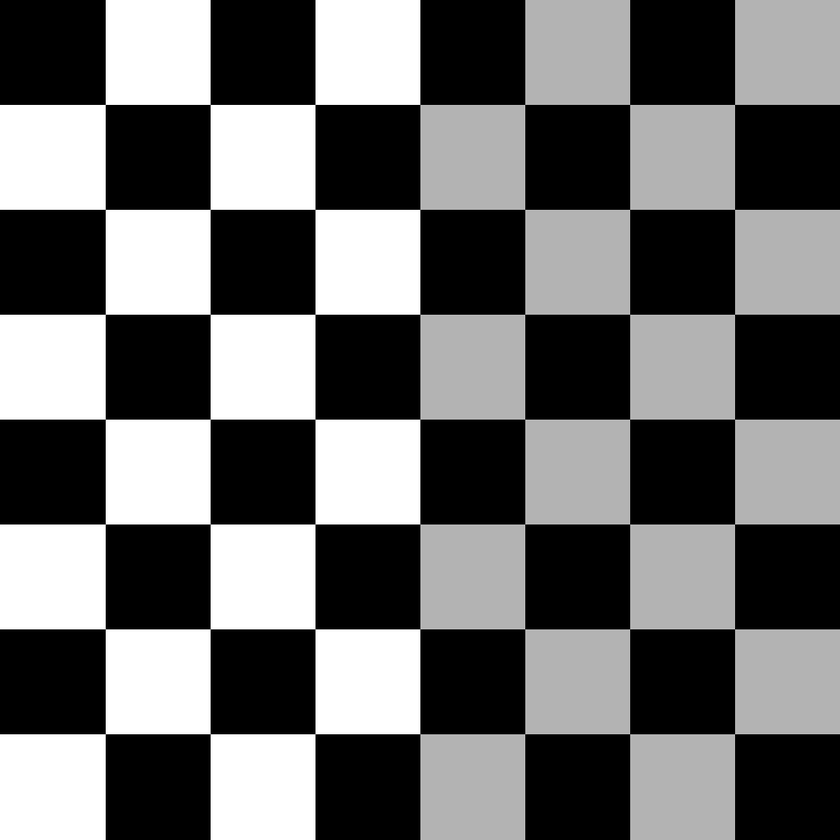
#> input picture OpenCvLearning/ImgSet/CH04/Fig0407(a).tif, 840 x 840 px, shrunk from 1049 x 1049 before the run, found by its file name
$ python PicCH19.py
#> lines starting #> are read from the running program, lines starting #| are printed output that depends on the picture; after the words box and inside, x2 and y2 are one past the last pixel; in counts of white or black regions, pixels touching at a corner belong together
"""
author : Zelin Yao
date : 2022-8-26
"""
#Goal
"""
亚像素级精度角点检查

"""

import cv2
import numpy as np
from matplotlib import pyplot as plt

pic = cv2.imread('D:\\Git\\2=Python\\1=ImgProcessing\\OpenCvLearning\\ImgSet\\CH04\\Fig0407(a).tif')
#> pic is the input picture: shape (840, 840, 3); min 0, max 255, mean 108.6
gray = cv2.cvtColor(pic,cv2.COLOR_BGR2GRAY)
corners = cv2.goodFeaturesToTrack(gray,0,0.01,10)
#> corners = 49 rows, first 8: [106, 105], [106, 210], [210, 105], [106, 733], [106, 315], [315, 104], [211, 210], [106, 628]
corners = np.int0(corners)
for x,y in corners[:,0,:]:
    cv2.circle(pic,(x,y),3,(0,255,0),3)
#> this loop made 49 passes
#> (x, y) on passes 1 to 12: (106, 105), (106, 210), (210, 105), (106, 733), (106, 315), (315, 104), (211, 210), (106, 628), (106, 420), (211, 733), (211, 315), (211, 628)
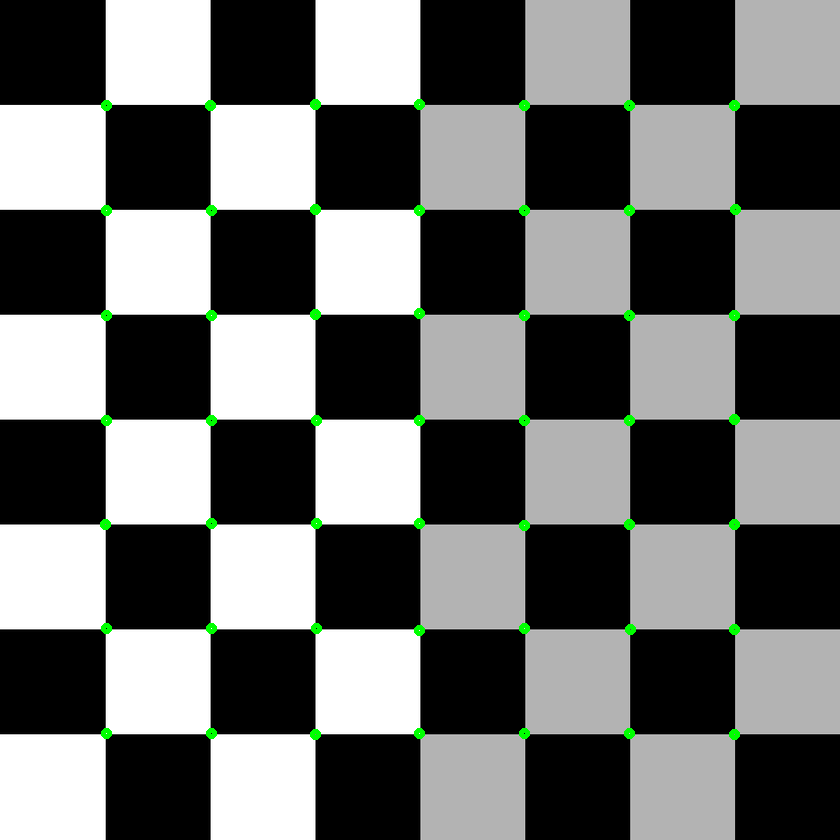
#> pic: shape (840, 840, 3); 0.67% of pixels changed, all inside (x1, y1, x2, y2) = (100, 99, 741, 740)
cv2.imshow('pic',pic)
cv2.waitKey(0)

$ run again, with OpenCvLearning/ImgSet/CH04/Fig0411(a).tif copied over OpenCvLearning/ImgSet/CH04/Fig0407(a).tif
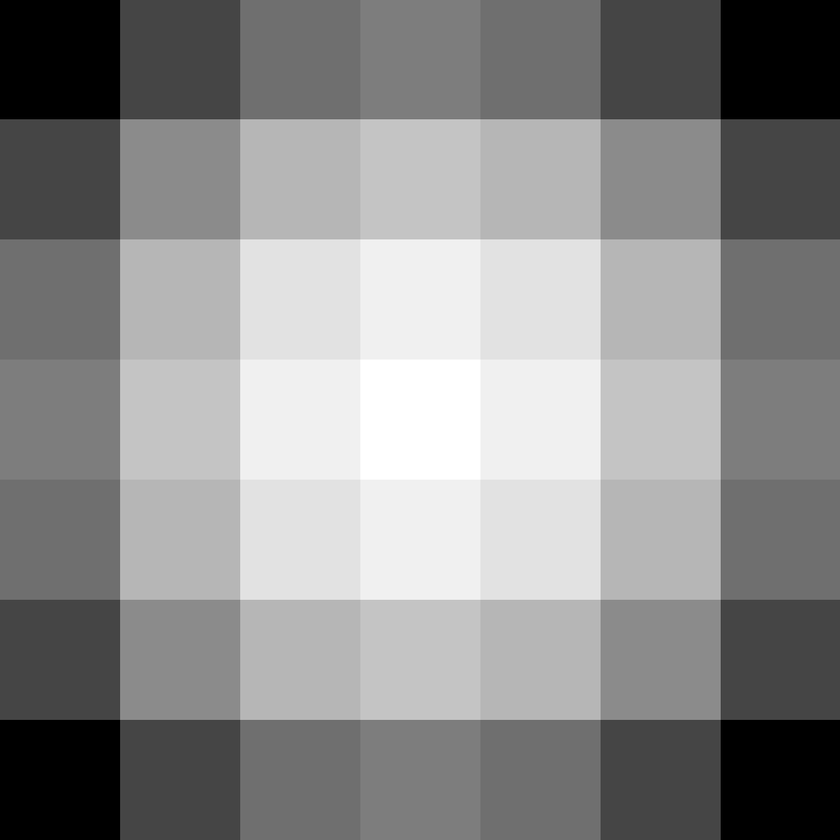
#> input picture OpenCvLearning/ImgSet/CH04/Fig0411(a).tif, 840 x 840 px, shrunk from 1049 x 1049 before the run, found by its file name
#> pic is the input picture: shape (840, 840, 3); min 0, max 255, mean 140
#> corners = 36 rows, first 8: [719, 120], [719, 718], [121, 120], [121, 718], [121, 238], [601, 718], [719, 238], [601, 120]
#> the loop `for x,y in corners[:,0,:]:` made 36 passes
#> after the loop `for x,y in corners[:,0,:]:`:
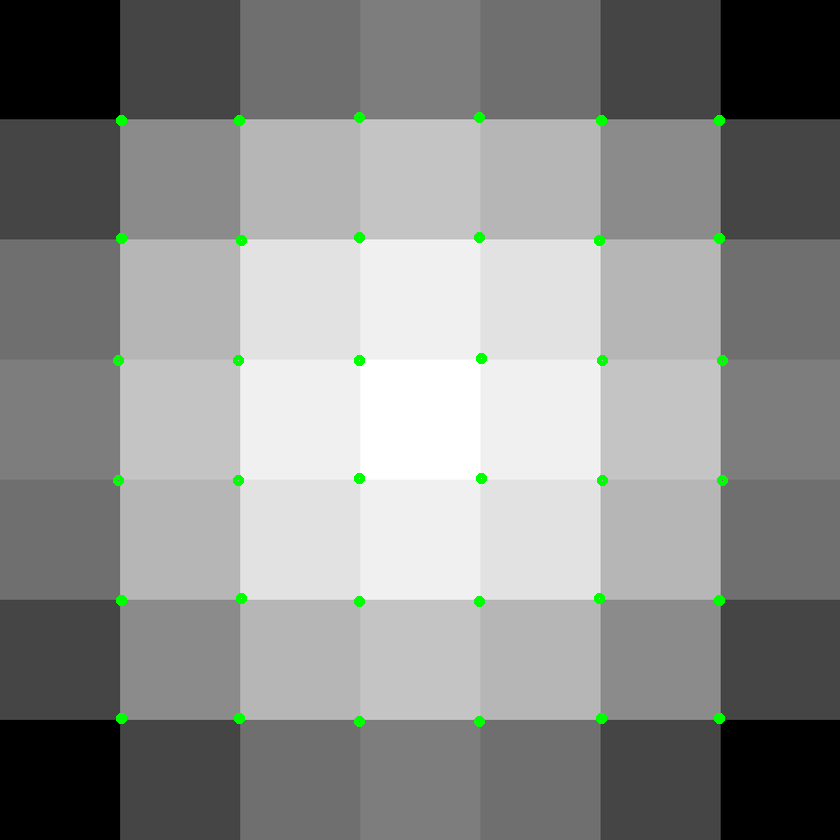
#> pic: shape (840, 840, 3); 0.49% of pixels changed, all inside (x1, y1, x2, y2) = (113, 112, 728, 727)

$ run again, with OpenCvLearning/ImgSet/CH04/Fig0418(a).tif copied over OpenCvLearning/ImgSet/CH04/Fig0407(a).tif
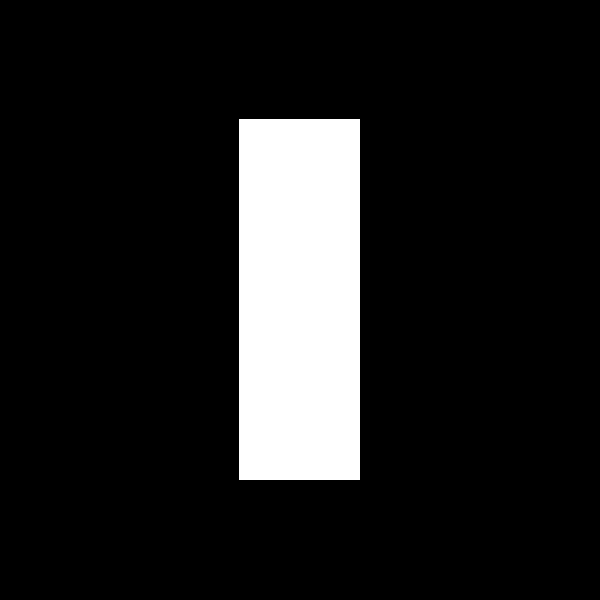
#> input picture OpenCvLearning/ImgSet/CH04/Fig0418(a).tif, 600 x 600 px, found by its file name
#> pic is the input picture: shape (600, 600, 3); 12.1% white; 1 white region, box (x1, y1, x2, y2) and area: (239, 119, 360, 480) 43681
#> corners = [[359, 479], [239, 479], [359, 119], [239, 119]]
#> the loop `for x,y in corners[:,0,:]:` made 4 passes
#> after the loop `for x,y in corners[:,0,:]:`:
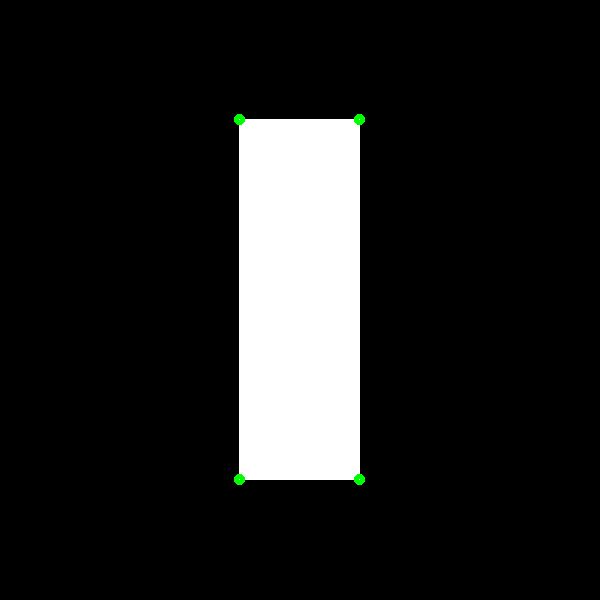
#> pic: shape (600, 600, 3); 0.11% of pixels changed, all inside (x1, y1, x2, y2) = (234, 114, 365, 485)
